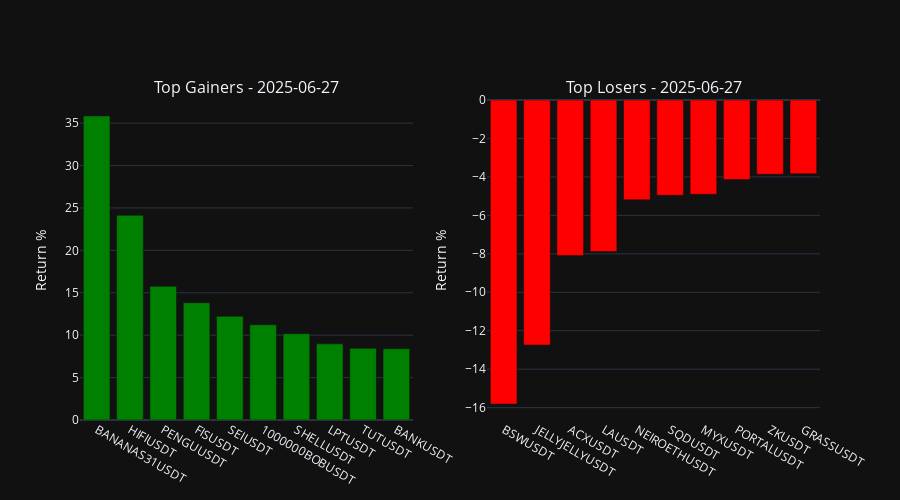
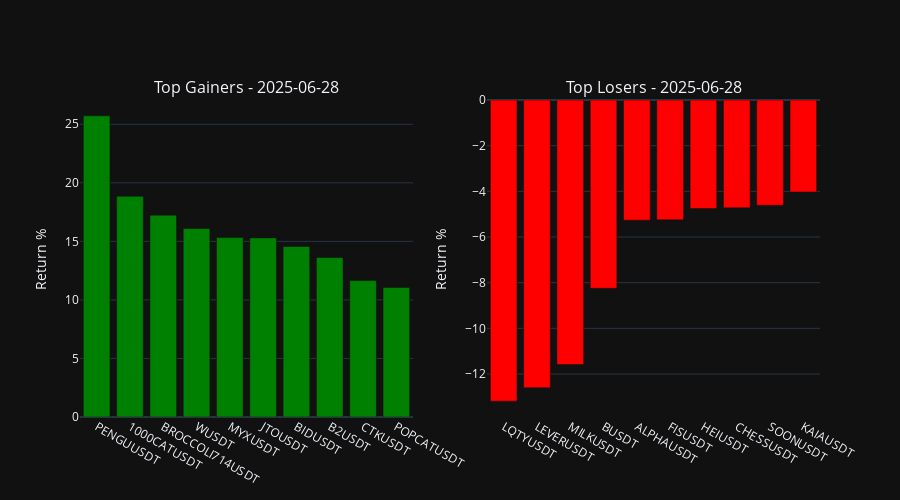
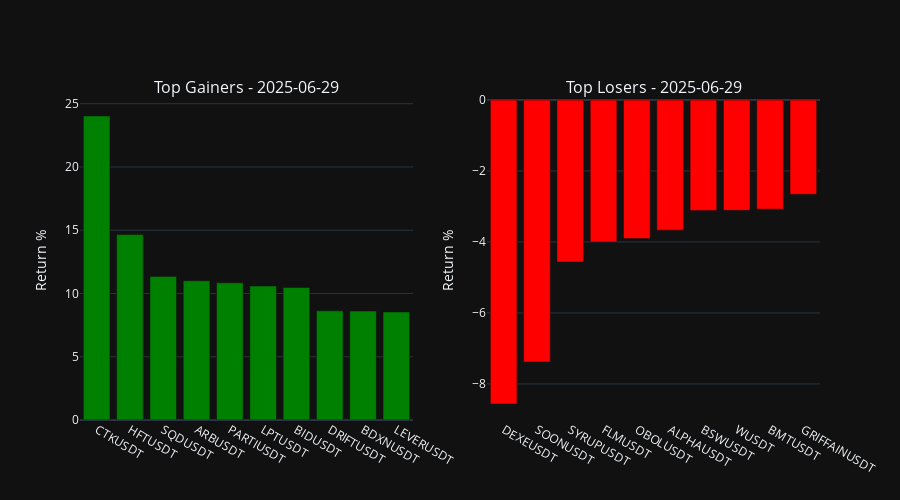
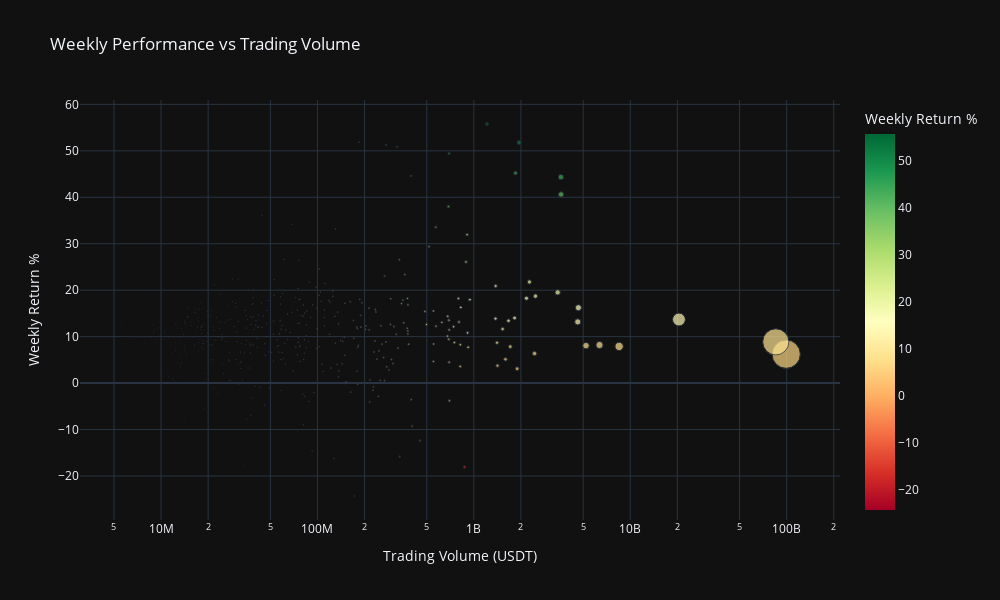

The notebook cell saved with these charts, in order:
### Code cell
# 2. Top Movers Dashboard
def create_movers_figure(date):
    gainers = sorted(daily_metrics[date]['gainers'], key=lambda x: x[1], reverse=True)[:10]
    losers = sorted(daily_metrics[date]['losers'], key=lambda x: x[1])[:10]
    
    fig = make_subplots(rows=1, cols=2, subplot_titles=(f"Top Gainers - {date}", f"Top Losers - {date}"))
    
    fig.add_trace(go.Bar(
        x=[x[0] for x in gainers],
        y=[x[1] for x in gainers],
        marker_color='green',
        name='Gainers'
    ), row=1, col=1)
    
    fig.add_trace(go.Bar(
        x=[x[0] for x in losers],
        y=[x[1] for x in losers],
        marker_color='red',
        name='Losers'
    ), row=1, col=2)
    
    fig.update_layout(
        showlegend=False,
        height=500,
        template="plotly_dark",
        yaxis=dict(title="Return %"),
        yaxis2=dict(title="Return %")
    )
    
    return fig

# Display movers for each day
for date in date_list[-3:]:  # Show last 3 days for brevity
    create_movers_figure(date).show()


# 4. Weekly Performance Scatter Plot
weekly_df = pd.DataFrame({
    'Symbol': [x[0] for x in weekly_gainers],
    'Return': [x[1] for x in weekly_gainers],
    'Volume': [sum(volume_data.get(x[0], [0])) for x in weekly_gainers]
})

fig_scatter = px.scatter(
    weekly_df,
    x='Volume',
    y='Return',
    color='Return',
    size='Volume',
    hover_name='Symbol',
    log_x=True,
    title='Weekly Performance vs Trading Volume',
    labels={'Return': 'Weekly Return %', 'Volume': 'Trading Volume (USDT)'},
    color_continuous_scale='RdYlGn'
)

fig_scatter.update_layout(
    height=600,
    width=1000,
    template="plotly_dark",
    hovermode='closest'
)
fig_scatter.show()

# 5. Cumulative Returns Line Chart
top_symbols = [x[0] for x in weekly_gainers[:10]] + [x[0] for x in weekly_losers[:10]]

fig_lines = go.Figure()
for symbol in top_symbols:
    fig_lines.add_trace(go.Scatter(
        x=date_list,
        y=np.cumsum(returns_data.get(symbol, [0]*7)),
        name=symbol,
        mode='lines+markers'
    ))

fig_lines.update_layout(
    title='Cumulative Returns of Top Performers',
    yaxis=dict(title='Cumulative Return %'),
    xaxis=dict(title='Date'),
    height=600,
    width=1000,
    template="plotly_dark",
    hovermode='x unified'
)
fig_lines.show()

### Figure 1 — Plotly figure (JSON) as saved in the notebook; plotly's stock layout.template omitted (floating-point values rounded to 4 significant figures)
{"data": [{"marker": {"color": "green"}, "name": "Gainers", "type": "bar", "x": ["BANANAS31USDT", "HIFIUSDT", "PENGUUSDT", "FISUSDT", "SEIUSDT", "1000000BOBUSDT", "SHELLUSDT", "LPTUSDT", "TUTUSDT", "BANKUSDT"], "xaxis": "x", "y": [35.84, 24.14, 15.76, 13.82, 12.23, 11.23, 10.17, 8.975, 8.446, 8.404], "yaxis": "y"}, {"marker": {"color": "red"}, "name": "Losers", "type": "bar", "x": ["BSWUSDT", "JELLYJELLYUSDT", "ACXUSDT", "LAUSDT", "NEIROETHUSDT", "SQDUSDT", "MYXUSDT", "PORTALUSDT", "ZKUSDT", "GRASSUSDT"], "xaxis": "x2", "y": [-15.81, -12.74, -8.084, -7.878, -5.193, -4.955, -4.902, -4.139, -3.863, -3.839], "yaxis": "y2"}], "layout": {"annotations": [{"font": {"size": 16}, "showarrow": false, "text": "Top Gainers - 2025-06-27", "x": 0.225, "xanchor": "center", "xref": "paper", "y": 1, "yanchor": "bottom", "yref": "paper"}, {"font": {"size": 16}, "showarrow": false, "text": "Top Losers - 2025-06-27", "x": 0.775, "xanchor": "center", "xref": "paper", "y": 1, "yanchor": "bottom", "yref": "paper"}], "height": 500, "showlegend": false, "xaxis": {"anchor": "y", "domain": [0, 0.45]}, "xaxis2": {"anchor": "y2", "domain": [0.55, 1]}, "yaxis": {"anchor": "x", "domain": [0, 1], "title": {"text": "Return %"}}, "yaxis2": {"anchor": "x2", "domain": [0, 1], "title": {"text": "Return %"}}}}

### Figure 2 — Plotly figure (JSON) as saved in the notebook; plotly's stock layout.template omitted (floating-point values rounded to 4 significant figures)
{"data": [{"marker": {"color": "green"}, "name": "Gainers", "type": "bar", "x": ["PENGUUSDT", "1000CATUSDT", "BROCCOLI714USDT", "WUSDT", "MYXUSDT", "JTOUSDT", "BIDUSDT", "B2USDT", "CTKUSDT", "POPCATUSDT"], "xaxis": "x", "y": [25.72, 18.86, 17.24, 16.1, 15.32, 15.3, 14.57, 13.62, 11.65, 11.07], "yaxis": "y"}, {"marker": {"color": "red"}, "name": "Losers", "type": "bar", "x": ["LQTYUSDT", "LEVERUSDT", "MILKUSDT", "BUSDT", "ALPHAUSDT", "FISUSDT", "HEIUSDT", "CHESSUSDT", "SOONUSDT", "KAIAUSDT"], "xaxis": "x2", "y": [-13.19, -12.6, -11.58, -8.246, -5.261, -5.248, -4.756, -4.722, -4.611, -4.03], "yaxis": "y2"}], "layout": {"annotations": [{"font": {"size": 16}, "showarrow": false, "text": "Top Gainers - 2025-06-28", "x": 0.225, "xanchor": "center", "xref": "paper", "y": 1, "yanchor": "bottom", "yref": "paper"}, {"font": {"size": 16}, "showarrow": false, "text": "Top Losers - 2025-06-28", "x": 0.775, "xanchor": "center", "xref": "paper", "y": 1, "yanchor": "bottom", "yref": "paper"}], "height": 500, "showlegend": false, "xaxis": {"anchor": "y", "domain": [0, 0.45]}, "xaxis2": {"anchor": "y2", "domain": [0.55, 1]}, "yaxis": {"anchor": "x", "domain": [0, 1], "title": {"text": "Return %"}}, "yaxis2": {"anchor": "x2", "domain": [0, 1], "title": {"text": "Return %"}}}}

### Figure 3 — Plotly figure (JSON) as saved in the notebook; plotly's stock layout.template omitted (floating-point values rounded to 4 significant figures)
{"data": [{"marker": {"color": "green"}, "name": "Gainers", "type": "bar", "x": ["CTKUSDT", "HFTUSDT", "SQDUSDT", "ARBUSDT", "PARTIUSDT", "LPTUSDT", "BIDUSDT", "DRIFTUSDT", "BDXNUSDT", "LEVERUSDT"], "xaxis": "x", "y": [24.03, 14.65, 11.34, 11.01, 10.84, 10.59, 10.47, 8.628, 8.611, 8.542], "yaxis": "y"}, {"marker": {"color": "red"}, "name": "Losers", "type": "bar", "x": ["DEXEUSDT", "SOONUSDT", "SYRUPUSDT", "FLMUSDT", "OBOLUSDT", "ALPHAUSDT", "BSWUSDT", "WUSDT", "BMTUSDT", "GRIFFAINUSDT"], "xaxis": "x2", "y": [-8.566, -7.379, -4.566, -4.001, -3.904, -3.668, -3.111, -3.109, -3.074, -2.656], "yaxis": "y2"}], "layout": {"annotations": [{"font": {"size": 16}, "showarrow": false, "text": "Top Gainers - 2025-06-29", "x": 0.225, "xanchor": "center", "xref": "paper", "y": 1, "yanchor": "bottom", "yref": "paper"}, {"font": {"size": 16}, "showarrow": false, "text": "Top Losers - 2025-06-29", "x": 0.775, "xanchor": "center", "xref": "paper", "y": 1, "yanchor": "bottom", "yref": "paper"}], "height": 500, "showlegend": false, "xaxis": {"anchor": "y", "domain": [0, 0.45]}, "xaxis2": {"anchor": "y2", "domain": [0.55, 1]}, "yaxis": {"anchor": "x", "domain": [0, 1], "title": {"text": "Return %"}}, "yaxis2": {"anchor": "x2", "domain": [0, 1], "title": {"text": "Return %"}}}}

### Figure 4 — Plotly figure (JSON) as saved in the notebook; plotly's stock layout.template omitted (floating-point values rounded to 4 significant figures; data arrays with more than 128 entries replaced by an {"elided": "..."} marker saying what was removed)
{"data": [{"hovertemplate": "<b>%{hovertext}</b><br><br>Trading Volume (USDT)=%{marker.size}<br>Weekly Return %=%{marker.color}<extra></extra>", "hovertext": {"elided": "437 str values"}, "legendgroup": "", "marker": {"color": {"elided": "437 float values"}, "coloraxis": "coloraxis", "size": {"elided": "437 float values"}, "sizemode": "area", "sizeref": 248200000.0, "symbol": "circle"}, "mode": "markers", "name": "", "orientation": "v", "showlegend": false, "type": "scatter", "x": {"elided": "437 float values"}, "xaxis": "x", "y": {"elided": "437 float values"}, "yaxis": "y"}], "layout": {"coloraxis": {"colorbar": {"title": {"text": "Weekly Return %"}}, "colorscale": [[0, "rgb(165,0,38)"], [0.1, "rgb(215,48,39)"], [0.2, "rgb(244,109,67)"], [0.3, "rgb(253,174,97)"], [0.4, "rgb(254,224,139)"], [0.5, "rgb(255,255,191)"], [0.6, "rgb(217,239,139)"], [0.7, "rgb(166,217,106)"], [0.8, "rgb(102,189,99)"], [0.9, "rgb(26,152,80)"], [1, "rgb(0,104,55)"]]}, "height": 600, "hovermode": "closest", "legend": {"itemsizing": "constant", "tracegroupgap": 0}, "title": {"text": "Weekly Performance vs Trading Volume"}, "width": 1000, "xaxis": {"anchor": "y", "domain": [0, 1], "title": {"text": "Trading Volume (USDT)"}, "type": "log"}, "yaxis": {"anchor": "x", "domain": [0, 1], "title": {"text": "Weekly Return %"}}}}
